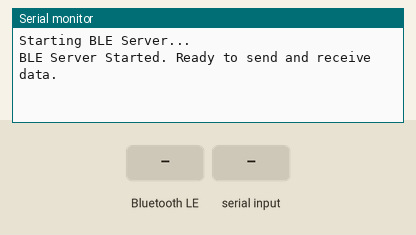
Recording of a sketch running on a simulated ESP32. On the bench: the last lines printed to the serial monitor. The inputs (shaded band) are chosen by the test bench. Nothing arrives over Bluetooth unless stated; a phone connects over Bluetooth LE 3 s after start.

Above: at 1.2 s.
1.3 s: Bluetooth LE write "1" received
At 2.4 s:
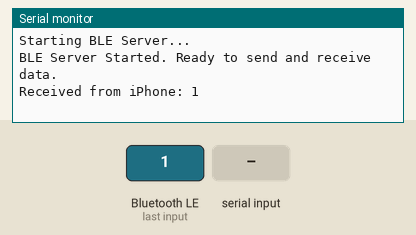
4.3 s: "1\n" received over Serial
At 5.6 s:
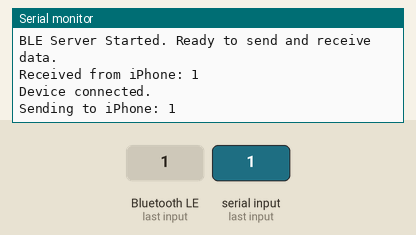

The sketch:

IoT25-HW04.ino
```cpp
#include <BLEDevice.h>
#include <BLEServer.h>
#include <BLEUtils.h>
#include <BLE2902.h>

// UUIDs for BLE service and characteristic
#define SERVICE_UUID        "4fafc201-1fb5-459e-8fcc-c5c9c331914b"
#define CHARACTERISTIC_UUID "beb5483e-36e1-4688-b7f5-ea07361b26a8"

// Global variables
bool deviceConnected = false;       // Flag to track BLE connection status
BLECharacteristic *pCharacteristic; // Pointer to the BLE characteristic
String dataBuffer = "";             // Buffer to store received data
unsigned long lastReceiveTime = 0;  // Timestamp of the last received data
const unsigned long DATA_TIMEOUT = 500; // Timeout duration (500ms)
const unsigned int MAX_BUFFER_SIZE = 100;  // Maximum buffer size

// BLE Server Callback Class - Handles connection and disconnection events
class MyServerCallbacks : public BLEServerCallbacks {
  void onConnect(BLEServer* pServer) {
    deviceConnected = true; // Set connection status to true
    Serial.println("Device connected.");
  }

  void onDisconnect(BLEServer* pServer) {
    deviceConnected = false; // Set connection status to false
    Serial.println("Device disconnected.");

    // Restart advertising for reconnection
    pServer->startAdvertising();
    Serial.println("Advertising restarted.");
  }
};

// BLE Characteristic Callback Class - Handles data received from the client
class MyCallbacks : public BLECharacteristicCallbacks {
  void onWrite(BLECharacteristic *pCharacteristic) {
    // Retrieve the received data
    String newData = pCharacteristic->getValue();

    if (newData.length() > 0) {
      // If the buffer size exceeds the maximum limit, clear the buffer
      if (dataBuffer.length() + newData.length() > MAX_BUFFER_SIZE) {
        dataBuffer = "";
        Serial.println("Buffer overflow. Clearing buffer.");
      }

      // Append the new data to the buffer
      dataBuffer += newData;
      lastReceiveTime = millis(); // Update the last receive timestamp
    }
  }
};

void setup() {
  // Initialize the serial monitor
  Serial.begin(115200);
  Serial.println("Starting BLE Server...");

  // Initialize the BLE device with a device name
  BLEDevice::init("Dayoung_ESP32-BLE");

  // Create a BLE server and set its callback functions
  BLEServer *pServer = BLEDevice::createServer();
  pServer->setCallbacks(new MyServerCallbacks());

  // Create a BLE service
  BLEService *pService = pServer->createService(SERVICE_UUID);

  // Create a BLE characteristic with read, write, notify, and indicate properties
  pCharacteristic = pService->createCharacteristic(
                      CHARACTERISTIC_UUID,
                      BLECharacteristic::PROPERTY_READ |
                      BLECharacteristic::PROPERTY_WRITE |
                      BLECharacteristic::PROPERTY_NOTIFY |
                      BLECharacteristic::PROPERTY_INDICATE
                    );

  // Set the callback function for the characteristic
  pCharacteristic->setCallbacks(new MyCallbacks());

  // Set an initial value for the characteristic
  pCharacteristic->setValue("Hello iPhone!");

  // Start the BLE service
  pService->start();

  // Start advertising the BLE service
  BLEAdvertising *pAdvertising = BLEDevice::getAdvertising();
  pAdvertising->addServiceUUID(SERVICE_UUID);
  pAdvertising->setScanResponse(true);
  pAdvertising->start();

  Serial.println("BLE Server Started. Ready to send and receive data.");
}

void loop() {
  // If data is received and 500ms have passed, print the data buffer
  if (dataBuffer.length() > 0 && millis() - lastReceiveTime >= DATA_TIMEOUT) {
    Serial.print("Received from iPhone: ");
    Serial.println(dataBuffer);

    // Clear the buffer after processing
    dataBuffer = "";
  }

  // If a client is connected and data is available in the serial monitor
  if (deviceConnected && Serial.available()) {
    // Read data from the serial monitor
    String input = Serial.readStringUntil('\n');
    input.trim();  // Remove whitespace characters

    // If the input is not empty, send it to the connected BLE client
    if (input.length() > 0) {
      Serial.print("Sending to iPhone: ");
      Serial.println(input);

      // Send the data via the BLE characteristic
      pCharacteristic->setValue(input.c_str());
      pCharacteristic->notify(); // Notify the connected client
    }
  }

  // Short delay to avoid rapid processing
  delay(50);
}
```

Measured:
- after the input at 1.3 s, the serial monitor: prints a new line after 0.50 s (image 1)
- after the input at 4.3 s, the serial monitor: prints a new line at once (image 2)
